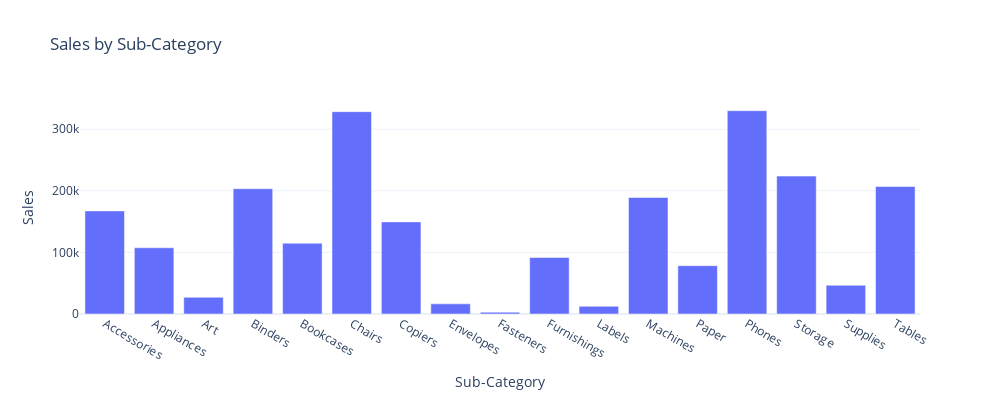

Notebook code for this chart:
### Code cell
fig = px.bar(sales_by_sub_category, x='Sub-Category', y='Sales', title='Sales by Sub-Category', width=1000, height=400)
fig.show()

### Figure 1 — Plotly figure (JSON) as saved in the notebook; plotly's stock layout.template omitted (floating-point values rounded to 4 significant figures)
{"data": [{"alignmentgroup": "True", "hovertemplate": "Sub-Category=%{x}<br>Sales=%{y}<extra></extra>", "legendgroup": "", "marker": {"color": "#636efa", "pattern": {"shape": ""}}, "name": "", "offsetgroup": "", "orientation": "v", "showlegend": false, "textposition": "auto", "type": "bar", "x": ["Accessories", "Appliances", "Art", "Binders", "Bookcases", "Chairs", "Copiers", "Envelopes", "Fasteners", "Furnishings", "Labels", "Machines", "Paper", "Phones", "Storage", "Supplies", "Tables"], "xaxis": "x", "y": [167400.0, 107500.0, 27120.0, 203400.0, 114900.0, 328400.0, 149500.0, 16480.0, 3024.0, 91710.0, 12490.0, 189200.0, 78480.0, 330000.0, 223800.0, 46670.0, 207000.0], "yaxis": "y"}], "layout": {"barmode": "relative", "height": 400, "legend": {"tracegroupgap": 0}, "title": {"text": "Sales by Sub-Category"}, "width": 1000, "xaxis": {"anchor": "y", "domain": [0, 1], "title": {"text": "Sub-Category"}}, "yaxis": {"anchor": "x", "domain": [0, 1], "title": {"text": "Sales"}}}}
